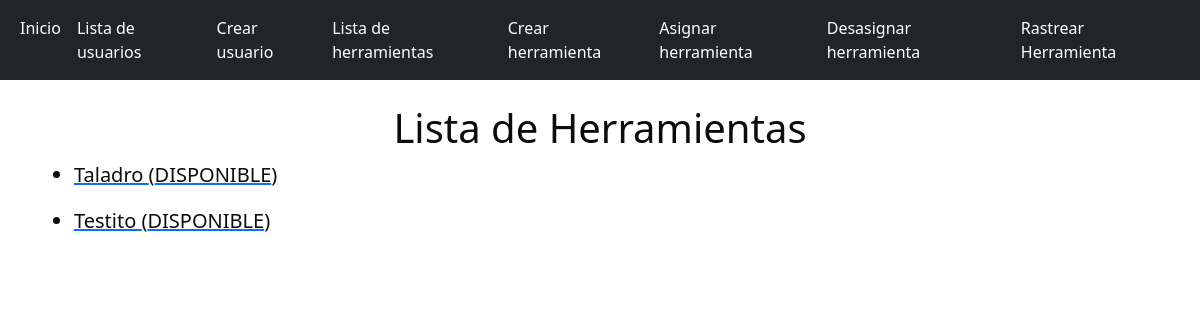
The page /worktools/ on the database its author committed.
### worktools/models.py (models this page shows, shortened)
class WorkTool(models.Model):
    name = models.CharField(max_length=140)
    user_id = models.ForeignKey(WorkerUser, related_name='tools', on_delete=models.CASCADE, blank=True, null=True)
    serial_number = models.CharField(max_length=140)
    model = models.CharField(max_length=140)
    has_been_in_mainteance = models.BooleanField(default=False)
    mainteance_date = models.DateField(blank=True, null=True)
    is_in_maintain = models.BooleanField(default=False)
    specifications = models.TextField(blank=True, null=True)
    has_tracker = models.BooleanField(default=False)
    tracker_id = models.CharField(max_length=30, blank=True, null=True)

### worktools/views.py (the view)
# urls.py: path('', ListTool, name='list'),
def ListTool(request):
    tools = WorkTool.objects.all()
    tamplate_name = 'worktools/list.html'
    context = {
        'tools' : tools
    }
    return render(request, tamplate_name, context)

### worktools/templates/worktools/list.html
{% extends 'base.html' %}
{% load static %}
{% block content %}
	<header>
			<section>
				<h1 align="center"  height="430px" width="100%" style="color:rgb(12, 12, 12)">Lista de Herramientas</h1>
			</section>
			{% if tools|length > 0 %}
				<ul>
					{% for tool in tools %}
						<a href="{% url 'worktools:detail' tool.id %}">
							<li class="blockquote" style="color:rgb(12, 12, 12)">{{ tool.name }} ({% if tool.is_in_maintain %}EN MANTENIMIENTO{% else %}DISPONIBLE{% endif %})</li>
						</a>
					{% endfor %}
				</ul>
			{% else %}
				<p>No hay herramientas registradas</p>
			{% endif %}
	</header>
{% endblock content %}

### rows shown on the page
WorkTool: name "Taladro", is_in_maintain "DISPONIBLE"
WorkTool: name "Testito", is_in_maintain "DISPONIBLE"
